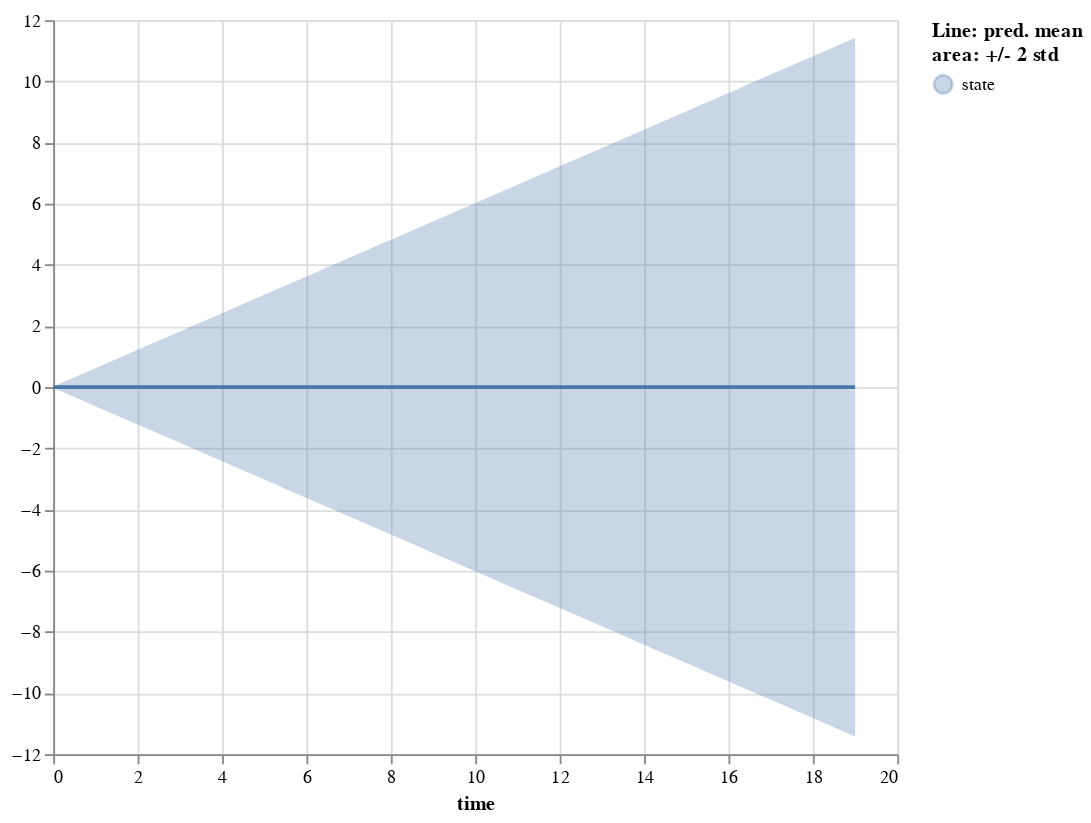

Write notebook code for a chart like this one.
### Code cell
p0 = facet_variable(pred0_df.tidy(), ys=["mean", "mean"], error=True, point=False, gap_area=False, props=plt_props)
p0

### Figure 1 — Vega-Lite specification as saved in the notebook (floating-point values rounded to 4 significant figures)
{"config": {"view": {"continuousWidth": 400, "continuousHeight": 300}}, "vconcat": [{"hconcat": [{"layer": [{"mark": "errorband", "encoding": {"color": {"field": "variable", "legend": {"title": ["Line: pred. mean", "area: +/- 2 std"]}, "type": "nominal"}, "x": {"field": "time", "type": "quantitative"}, "y": {"field": "err_low", "scale": {"zero": false}, "title": "", "type": "quantitative"}, "y2": {"field": "err_high"}}, "name": "view_1"}, {"mark": "line", "encoding": {"color": {"field": "variable", "type": "nominal"}, "x": {"field": "time", "type": "quantitative"}, "y": {"field": "mean", "scale": {"zero": false}, "title": "", "type": "quantitative"}}}], "height": 400, "title": "", "width": 460}]}], "data": {"name": "data-469d6e4b0867b438d05780d7644cf8b4"}, "params": [{"name": "param_6", "select": {"type": "interval", "encodings": ["x"]}, "bind": "scales", "views": ["view_1"]}], "$schema": "https://vega.github.io/schema/vega-lite/v5.2.0.json", "datasets": {"data-469d6e4b0867b438d05780d7644cf8b4": [{"time": 0, "variable": "state", "mean": 0.0, "std": 0.01001, "err_low": -0.02002, "err_high": 0.02002}, {"time": 1, "variable": "state", "mean": 0.0, "std": 0.31, "err_low": -0.62, "err_high": 0.62}, {"time": 2, "variable": "state", "mean": 0.0, "std": 0.61, "err_low": -1.22, "err_high": 1.22}, {"time": 3, "variable": "state", "mean": 0.0, "std": 0.91, "err_low": -1.82, "err_high": 1.82}, {"time": 4, "variable": "state", "mean": 0.0, "std": 1.21, "err_low": -2.42, "err_high": 2.42}, {"time": 5, "variable": "state", "mean": 0.0, "std": 1.51, "err_low": -3.02, "err_high": 3.02}, {"time": 6, "variable": "state", "mean": 0.0, "std": 1.81, "err_low": -3.62, "err_high": 3.62}, {"time": 7, "variable": "state", "mean": 0.0, "std": 2.11, "err_low": -4.22, "err_high": 4.22}, {"time": 8, "variable": "state", "mean": 0.0, "std": 2.41, "err_low": -4.82, "err_high": 4.82}, {"time": 9, "variable": "state", "mean": 0.0, "std": 2.71, "err_low": -5.42, "err_high": 5.42}, {"time": 10, "variable": "state", "mean": 0.0, "std": 3.01, "err_low": -6.02, "err_high": 6.02}, {"time": 11, "variable": "state", "mean": 0.0, "std": 3.31, "err_low": -6.62, "err_high": 6.62}, {"time": 12, "variable": "state", "mean": 0.0, "std": 3.61, "err_low": -7.22, "err_high": 7.22}, {"time": 13, "variable": "state", "mean": 0.0, "std": 3.91, "err_low": -7.82, "err_high": 7.82}, {"time": 14, "variable": "state", "mean": 0.0, "std": 4.21, "err_low": -8.42, "err_high": 8.42}, {"time": 15, "variable": "state", "mean": 0.0, "std": 4.51, "err_low": -9.02, "err_high": 9.02}, {"time": 16, "variable": "state", "mean": 0.0, "std": 4.81, "err_low": -9.62, "err_high": 9.62}, {"time": 17, "variable": "state", "mean": 0.0, "std": 5.11, "err_low": -10.22, "err_high": 10.22}, {"time": 18, "variable": "state", "mean": 0.0, "std": 5.41, "err_low": -10.82, "err_high": 10.82}, {"time": 19, "variable": "state", "mean": 0.0, "std": 5.71, "err_low": -11.42, "err_high": 11.42}]}}
